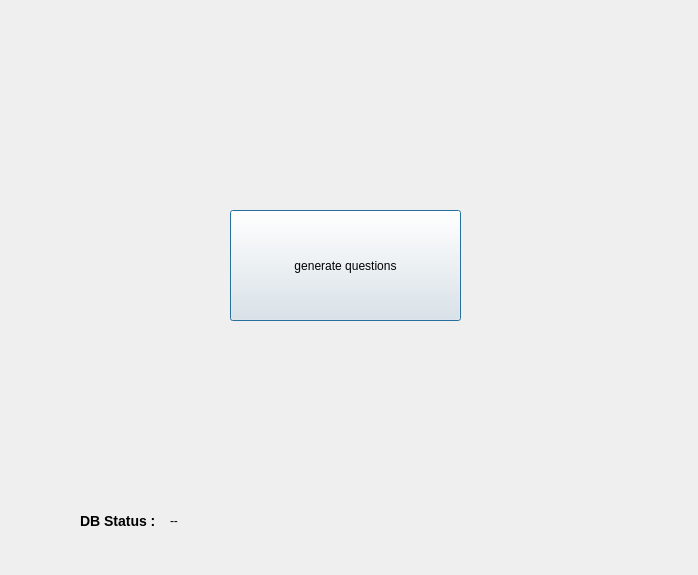
<?xml version="1.0" encoding="UTF-8"?>
<ui version="4.0">
 <class>Apt_easy_page</class>
 <widget class="QDialog" name="Apt_easy_page">
  <property name="geometry">
   <rect>
    <x>0</x>
    <y>0</y>
    <width>698</width>
    <height>575</height>
   </rect>
  </property>
  <property name="windowTitle">
   <string>Dialog</string>
  </property>
  <property name="styleSheet">
   <string notr="true">.body
{
background-color:white;
}</string>
  </property>
  <widget class="QLabel" name="label_4">
   <property name="geometry">
    <rect>
     <x>40</x>
     <y>620</y>
     <width>71</width>
     <height>20</height>
    </rect>
   </property>
   <property name="text">
    <string>DB STATUS</string>
   </property>
  </widget>
  <widget class="QLabel" name="qn_db_status_2">
   <property name="geometry">
    <rect>
     <x>120</x>
     <y>610</y>
     <width>191</width>
     <height>16</height>
    </rect>
   </property>
   <property name="text">
    <string/>
   </property>
  </widget>
  <widget class="QPushButton" name="pushButton">
   <property name="geometry">
    <rect>
     <x>230</x>
     <y>210</y>
     <width>231</width>
     <height>111</height>
    </rect>
   </property>
   <property name="styleSheet">
    <string notr="true">QPushButton {background-color: white;
    border-style: outset;
    border-width: 2px;
    border-color: black;
    border-radius: 3px;
    font: bold 18px;
    padding: 3px;
color:black;
};</string>
   </property>
   <property name="text">
    <string>generate questions</string>
   </property>
  </widget>
  <widget class="QLabel" name="label_3">
   <property name="geometry">
    <rect>
     <x>80</x>
     <y>510</y>
     <width>91</width>
     <height>21</height>
    </rect>
   </property>
   <property name="styleSheet">
    <string notr="true">font:bold 14px;</string>
   </property>
   <property name="text">
    <string>DB Status :</string>
   </property>
  </widget>
  <widget class="QLabel" name="qn_db_status">
   <property name="geometry">
    <rect>
     <x>170</x>
     <y>510</y>
     <width>91</width>
     <height>21</height>
    </rect>
   </property>
   <property name="text">
    <string>--</string>
   </property>
  </widget>
 </widget>
 <resources/>
 <connections/>
</ui>
